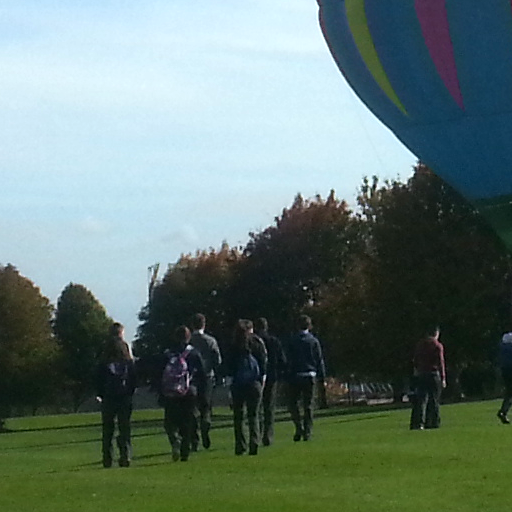
#> input picture Project/Project 2/balloon1.png, 512 x 512 px
$ python Harris_Corner_Detection.py
#> lines starting #> are read from the running program, lines starting #| are printed output that depends on the picture; after the words box and inside, x2 and y2 are one past the last pixel; in counts of white or black regions, pixels touching at a corner belong together
'''
25th April 2018
Group Members:  Kevin Burke (14155893)
				Paul Lynch (16123778)
				Ciaran Carroll (13113259)
                Qicong Zhang (16069978)


Project 2:
Research and Implement Harris Corner Detection using Python/Numpy Investigating
the behaviour of the algorithm.

Aims:
    - Find corners in each image using Harris Corner detection algorithm
    - Generate a normalised patch descriptor vector for all points
    - Find the matching points using Normalised Cross Correlation
    - Use an Exhaustive RANSAC technique to find the best fit translation between the two images
    - Plot the translated images to generate a composite 'stitched' image.
'''

from pylab import *
import numpy as np
from scipy.ndimage import filters
from matplotlib import pylab as plt
from PIL import Image

def compute_harris_response(image, sigma = 2):
    ''' Compute the Harris corner detector algorithm for each pixel
    in a gray level image. '''

    # Gaussian Kernels (sigma=1) for image
    imagex = np.zeros(image.shape)
    filters.gaussian_filter(image, (1,1), (0,1), imagex)
    imagey = np.zeros(image.shape)
    filters.gaussian_filter(image, (1,1), (1,0), imagey)

    # Compute components of the Harris matrix (using sigma=2)
    A = filters.gaussian_filter(imagex*imagex, sigma) #A = G * Ix^2
    B = filters.gaussian_filter(imagex*imagey, sigma) #B = G * IxIy
    C = filters.gaussian_filter(imagey*imagey, sigma) #C = G * Iy^2

    #Components of Matrix [(A,B),(B,C)]

    # Determinant and trace
    Det_M = A*C - B**2
    Tr_M = A + C

    R = Det_M / (Tr_M * (10**(-6)))

    return R


def get_harris_points(harris_im, min_d =10, threshold=0.1):
    ''' Returns corners from a Harris response image. min_d is the minimum number of
    pixels seperating corners and image boundary. '''

    # Find top corne candidates above a threshold
    corner_threshold = harris_im.max() * threshold
    harrisim_t = (harris_im > corner_threshold) * 1

    # Find coordinates of these candidates, and their responsevalues
    coords = array(harrisim_t.nonzero()).T
    candidate_values = [harris_im[c[0],c[1]] for c in coords]

    # Find the indices into the 'candidate_values' array that sort in order
    # of increasing response strength
    indices = argsort(candidate_values)[::-1]

    # store allowed point locations in array that sort
    allowed_locations = zeros(harris_im.shape)
    allowed_locations[min_d:-min_d,min_d:-min_d] = 1

    # select the best points using min_distance
    filtered_coords = []
    for i in indices:
        if allowed_locations[coords[i,0], coords[i,1]] == 1:
            filtered_coords.append(coords[i])
            allowed_locations[(coords[i,0]-min_d):(coords[i,0]+min_d),
                        (coords[i,1]-min_d):(coords[i,1]+min_d)] = 0

    return filtered_coords


def plot_harris_points(image,filtered_coords):
    ''' Plots corners found in image '''
    plt.figure()
    plt.gray()
    plt.imshow(image)
    plt.plot([p[1] for p in filtered_coords],
                [p[0] for p in filtered_coords],'.')
    plt.axis('off')
    plt.show()


def get_descriptors(image,filtered_coords,wid=5): #return pixel value
    ''' For each point return pixels values around the point using neighbourhood
    of width 2_wid+1 '''

    desc = []
    for coords in filtered_coords:
        patch = image[coords[0]-wid:coords[0]+wid+1,
                            coords[1]-wid:coords[1]+wid+1].flatten()
        desc.append(patch)
    return desc


def match(desc1, desc2, threshold=0.95):
    ''' For each of the corner descriptor in image 1, select its match
    to the image 2 using normaliazed cross correlation. '''

    n = len(desc1[0])

    # pair-wise distances
    d = -np.ones((len(desc1),len(desc2)))
    for i in range(len(desc1)):
        for j in range(len(desc2)):
            d1 = (desc1[i] - np.mean(desc1[i])) / np.std(desc1[i])
            d2 = (desc2[j] - np.mean(desc2[j])) / np.std(desc2[j])
            ncc_value = np.sum(d1 * d2) / (n-1)
            if ncc_value > threshold:   #Use 0.95 threshold for better matching
                d[i,j] = ncc_value

    ndx = np.argsort(-d)
    matchscores = ndx[:,0]

    return matchscores


def match_twosided(desc1, desc2, threshold=0.95): #Same as above, two sided symmetric version
    ''' Two-sided symmetric version of match(). '''
    matches_12 = match(desc1,desc2,threshold)
    matches_21 = match(desc2,desc1,threshold)

    ndx_12 = np.where(matches_12 >= 0)[0]

    # Remove matches that are not symmetric
    for n in ndx_12:
        if matches_21[matches_12[n]] != n:
            matches_12[n] = -1

    return matches_12


def appendimages(image1, image2):
    ''' Return a new image that appends the two images side-by-side. '''

    # Select the image with the fewest rows and fill in enough empty rows
    rows1 = image1.shape[0]
    rows2 = image2.shape[0]

    if rows1 < rows2:
        im1 = np.concatenate((image1, np.zeros((rows2-rows1,image1.shape[1]))), axis=0)
    elif rows1 > rows2:
        im2 = np.concatenate((image2, np.zeros((rows1-rows2,image2.shape[1]))), axis=0)
    # If none of these cases are true, no filling needed


    return np.concatenate((image1, image2), axis=1)


def plot_matches(image1, image2, locations1, locations2, matchscores, show_below=True):
    ''' Show a figure with lines joining the accepted matches '''
    image3 = appendimages(image1, image2)
    if show_below:
        image3 = np.vstack((image3, image3))

    plt.imshow(image3)

    cols1 = image1.shape[1]
    for i,m in enumerate(matchscores):
        if m>0:
            plt.plot([locations1[i][1],locations2[m][1]+cols1],[locations1[i][0],locations2[m][0]],'c')
    plt.axis('off')

#Take in both images, in grayscale and rgb
image1_gray = np.array(Image.open('balloon1.png').convert('L'))
image1_rgb = np.array(Image.open('balloon1.png'))
#> image1_rgb is the input picture: shape (512, 512, 4); mean R, G, B, A 100.4, 120.5, 114.4, 255

image2_gray = np.array(Image.open('balloon2.png').convert('L'))
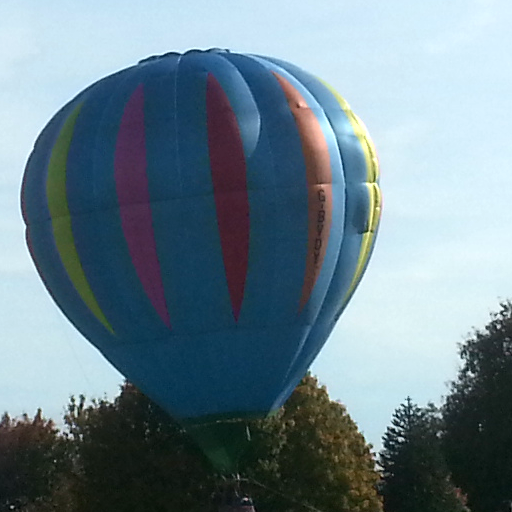
#> input picture Project/Project 2/balloon2.png, 512 x 512 px
image2_rgb = np.array(Image.open('balloon2.png'))
#> image2_rgb is the input picture: shape (512, 512, 4); mean R, G, B, A 109.4, 130.9, 141.5, 255

#Find Harris Response, R, and get an array of points, plot these points
#for both images
harris_image1 = compute_harris_response(image1_gray)
filtered_coords1 = get_harris_points(harris_image1, 6)
#> in get_harris_points, `corner_threshold = harris_im.max() * threshold`: corner_threshold = 43970725.8
#> in get_harris_points, `harrisim_t = (harris_im > corner_threshold) * 1`:
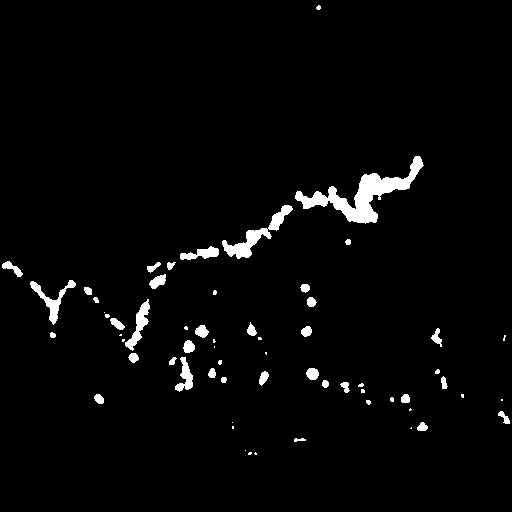
#> harrisim_t: shape (512, 512) int64; values 0 (black) and 1 (white), 2.8% white; 63 white regions (25 under 20 px), largest, box (x1, y1, x2, y2) and area: (295, 156, 424, 224) 2377, (222, 205, 293, 259) 900, (30, 280, 76, 325) 489
#> in get_harris_points, `coords = array(harrisim_t.nonzero()).T`: coords = 7296 pairs, first value 5 to 454, second value 2 to 509
#> in get_harris_points, `candidate_values = [harris_im[c[0],c[1]] for c in coords]`: candidate_values = 7296 values, max 439707258 at index 5317, min 43971939 at index 3903, mean 100379836.8
#> in get_harris_points, `indices = argsort(candidate_values)[::-1]`: indices = 7296 values, max 7295 at index 7058, min 0 at index 7119, mean 3647.5
#> the loop in get_harris_points, `for i in indices:` made 7296 passes
#> i on passes 1 to 3: 5317, 5316, 5276
#> after the loop in get_harris_points, `for i in indices:`: allowed_locations: shape (512, 512) float64; values 0 (black) and 1 (white), 88.8% white; 31 black regions, largest, box (x1, y1, x2, y2) and area: (0, 0, 512, 512) 12952, (292, 153, 427, 228) 3691, (143, 202, 297, 291) 3020
#> after the loop in get_harris_points, `for i in indices:`: filtered_coords = 167 pairs, first value 7 to 453, second value 9 to 505
#> filtered_coords1 has the same summary as filtered_coords in get_harris_points
print('No. of Harris Interest points in Image 1: ', len(filtered_coords1))
#| No. of Harris Interest points in Image 1:  167
plot_harris_points(image1_rgb, filtered_coords1)

harris_image2 = compute_harris_response(image2_gray)
filtered_coords2 = get_harris_points(harris_image2, 6)
#> in get_harris_points (call 2), `harrisim_t = (harris_im > corner_threshold) * 1`: harrisim_t: shape (512, 512) int64; values 0 (black) and 1 (white), 3.3% white; 27 white regions (6 under 20 px), largest, box (x1, y1, x2, y2) and area: (352, 299, 512, 481) 4668, (0, 375, 131, 443) 2414, (305, 367, 341, 405) 362
#> the loop in get_harris_points (call 2), `for i in indices:` made 8691 passes
#> i on passes 1 to 3: 811, 812, 795
#> after the loop in get_harris_points (call 2), `for i in indices:`: allowed_locations: shape (512, 512) float64; values 0 (black) and 1 (white), 89.6% white; 18 black regions, largest, box (x1, y1, x2, y2) and area: (0, 0, 512, 512) 23883, (355, 225, 380, 240) 315, (360, 175, 380, 193) 312
#> filtered_coords2 = 170 pairs, first value 50 to 505, second value 6 to 505
print('No. of Harris Interest points in Image 2: ', len(filtered_coords1))
#| No. of Harris Interest points in Image 2:  167
plot_harris_points(image2_rgb, filtered_coords2)

plt.imshow(harris_image1)
plt.show()
plt.imshow(harris_image2)
plt.show()

wid = 5
harris_image3 = compute_harris_response(image1_gray, 5)
filtered_coords3 = get_harris_points(harris_image3, wid+1)
#> in get_harris_points (call 3), `harrisim_t = (harris_im > corner_threshold) * 1`: harrisim_t: shape (512, 512) int64; values 0 (black) and 1 (white), 8.1% white; 25 white regions (1 under 20 px), largest, box (x1, y1, x2, y2) and area: (0, 152, 428, 366) 12449, (167, 317, 230, 395) 2488, (302, 362, 377, 406) 1356
#> after the loop in get_harris_points (call 3), `for i in indices:`: allowed_locations: shape (512, 512) float64; values 0 (black) and 1 (white), 83.1% white; 19 black regions, largest, box (x1, y1, x2, y2) and area: (0, 0, 512, 512) 29390, (300, 360, 441, 438) 3784, (164, 311, 230, 399) 3528
#> filtered_coords3 = 471 pairs, first value 7 to 464, second value 8 to 505
d1 = get_descriptors(image1_gray, filtered_coords3, wid)
#> the loop in get_descriptors, `for coords in filtered_coords:` made 471 passes
#> coords on passes 1 to 3: [186, 380], [185, 368], [214, 360]
#> after the loop in get_descriptors, `for coords in filtered_coords:`: desc = 471 items
#> d1 = 471 items

harris_image4 = compute_harris_response(image2_gray, 5)
filtered_coords4 = get_harris_points(harris_image4 ,wid+1)
#> call 4 of get_harris_points, with min_d = 6, threshold = 0.1
#> in get_harris_points (call 4), `corner_threshold = harris_im.max() * threshold`: corner_threshold = 22475918.7
#> in get_harris_points (call 4), `harrisim_t = (harris_im > corner_threshold) * 1`: harrisim_t: shape (512, 512) int64; values 0 (black) and 1 (white), 6.4% white; 14 white regions, largest, box (x1, y1, x2, y2) and area: (301, 295, 512, 486) 9561, (0, 371, 134, 448) 4368, (150, 43, 237, 64) 951
#> in get_harris_points (call 4), `coords = array(harrisim_t.nonzero()).T`: coords = 16894 pairs, first value 43 to 511, second value 0 to 511
#> in get_harris_points (call 4), `candidate_values = [harris_im[c[0],c[1]] for c in coords]`: candidate_values = 16894 values, max 224759187.3 at index 2651, min 22476897.9 at index 16730, mean 77254215
#> in get_harris_points (call 4), `indices = argsort(candidate_values)[::-1]`: indices = 16894 values, max 16893 at index 15932, min 0 at index 16743, mean 8446.5
#> the loop in get_harris_points (call 4), `for i in indices:` made 16894 passes
#> i on passes 1 to 3: 2651, 2676, 2650
#> after the loop in get_harris_points (call 4), `for i in indices:`:
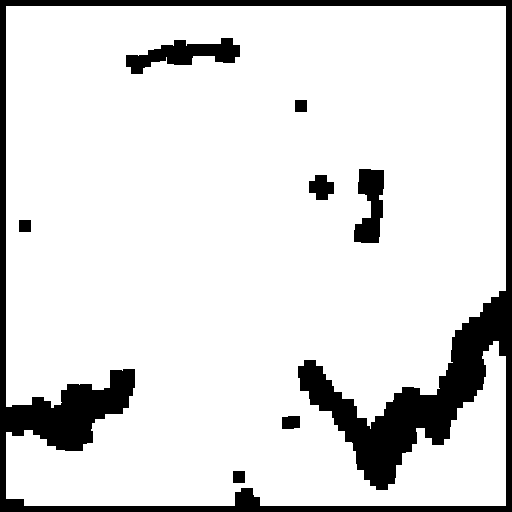
#> allowed_locations: shape (512, 512) float64; values 0 (black) and 1 (white), 86.9% white; 8 black regions, largest, box (x1, y1, x2, y2) and area: (0, 0, 512, 512) 29788, (126, 38, 240, 74) 1954, (354, 169, 384, 243) 1500
#> after the loop in get_harris_points (call 4), `for i in indices:`: filtered_coords = 354 pairs, first value 44 to 505, second value 6 to 505
#> filtered_coords4 has the same summary as filtered_coords in get_harris_points
d2 = get_descriptors(image2_gray, filtered_coords4,wid)
#> the loop in get_descriptors (call 2), `for coords in filtered_coords:` made 354 passes
#> coords on passes 1 to 3: [311, 503], [456, 376], [430, 391]
#> d2 = 354 items

#Find matches between the two sets of descriptors in the image pair
matches = match_twosided(d1,d2)
#> in match, `n = len(desc1[0])`: n = 121
#> in match, `d = -np.ones((len(desc1),len(desc2)))`: d: shape (471, 354) float64; every value is -1
#> after the loop in match, `for i in range(len(desc1)):`:
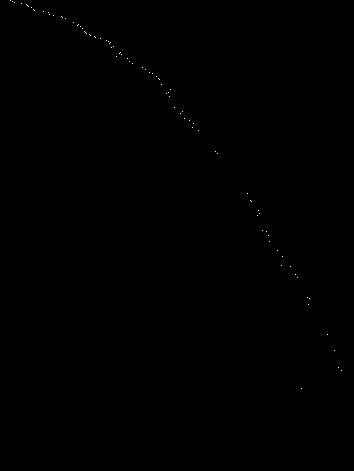
#> d: shape (471, 354) float64; min -1, max 1.01, mean -0.999; drawn with min black and max white
#> in match, `matchscores = ndx[:,0]`: matchscores = 471 values, max 344 at index 8, min 10 at index 0, mean 308.6
#> in match_twosided, `matches_12 = match(desc1,desc2,threshold)`: matches_12 has the same summary as matchscores in match
#> call 2 of match, with threshold = 0.95
#> in match (call 2), `d = -np.ones((len(desc1),len(desc2)))`: d: shape (354, 471) float64; every value is -1
#> after the loop in match (call 2), `for i in range(len(desc1)):`:
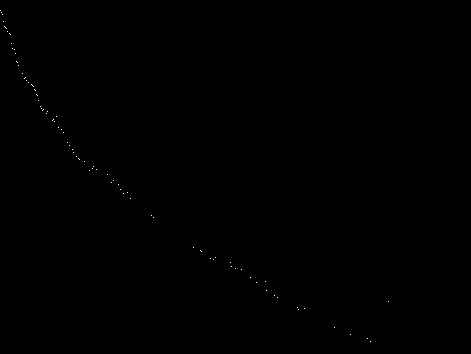
#> d: shape (354, 471) float64; min -1, max 1.01, mean -0.999; drawn with min black and max white
#> in match (call 2), `ndx = np.argsort(-d)`:
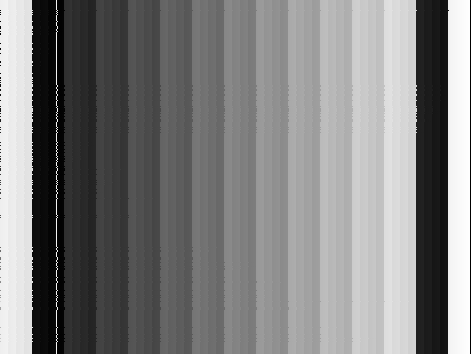
#> ndx: shape (354, 471) int64; min 0, max 470, mean 235; drawn with min black and max white
#> in match (call 2), `matchscores = ndx[:,0]`: matchscores = 354 values, max 440 at index 0, min 0 at index 10, mean 357.3
#> in match_twosided, `matches_21 = match(desc2,desc1,threshold)`: matches_21 has the same summary as matchscores in match
#> in match_twosided, `ndx_12 = np.where(matches_12 >= 0)[0]`: ndx_12 = 471 values from 0 to 470
#> after the loop in match_twosided, `for n in ndx_12:`: matches_12 = 471 values, max 344 at index 440, min -1 at index 8, mean 29.53
#> matches has the same summary as matches_12 in match_twosided

#Show the matches side by side
plt.figure()
plt.gray()
plot_matches(image1_rgb, image2_rgb, filtered_coords3, filtered_coords4,matches)
#> the loop in plot_matches, `for i,m in enumerate(matchscores):` made 471 passes
#> m on passes 1 to 3: 10, 12, 14
plt.show()
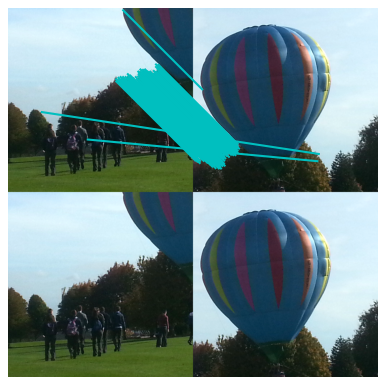
#> figure drawn by matplotlib, 1 panel
